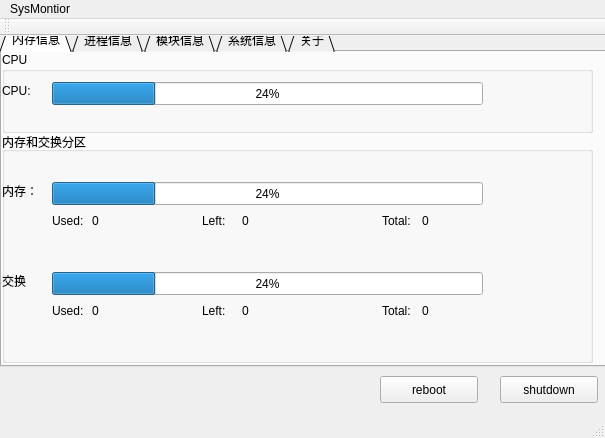
<?xml version="1.0" encoding="UTF-8"?>
<ui version="4.0">
 <class>MainWindow</class>
 <widget class="QMainWindow" name="MainWindow">
  <property name="geometry">
   <rect>
    <x>0</x>
    <y>0</y>
    <width>605</width>
    <height>438</height>
   </rect>
  </property>
  <property name="windowTitle">
   <string>MainWindow</string>
  </property>
  <widget class="QWidget" name="centralWidget">
   <widget class="QTabWidget" name="tabWidget_INFO">
    <property name="geometry">
     <rect>
      <x>0</x>
      <y>-10</y>
      <width>611</width>
      <height>341</height>
     </rect>
    </property>
    <property name="cursor">
     <cursorShape>WaitCursor</cursorShape>
    </property>
    <property name="tabShape">
     <enum>QTabWidget::Triangular</enum>
    </property>
    <property name="currentIndex">
     <number>0</number>
    </property>
    <property name="movable">
     <bool>false</bool>
    </property>
    <widget class="QWidget" name="MemoryInfo">
     <property name="toolTip">
      <string>&lt;html&gt;&lt;head/&gt;&lt;body&gt;&lt;p&gt;内存信息&lt;/p&gt;&lt;/body&gt;&lt;/html&gt;</string>
     </property>
     <property name="whatsThis">
      <string>&lt;html&gt;&lt;head/&gt;&lt;body&gt;&lt;p&gt;内存信息&lt;/p&gt;&lt;/body&gt;&lt;/html&gt;</string>
     </property>
     <attribute name="title">
      <string>内存信息</string>
     </attribute>
     <widget class="QGroupBox" name="groupBox">
      <property name="geometry">
       <rect>
        <x>0</x>
        <y>0</y>
        <width>591</width>
        <height>81</height>
       </rect>
      </property>
      <property name="title">
       <string>CPU</string>
      </property>
      <widget class="QProgressBar" name="progressBar_CPU">
       <property name="geometry">
        <rect>
         <x>50</x>
         <y>30</y>
         <width>431</width>
         <height>23</height>
        </rect>
       </property>
       <property name="value">
        <number>24</number>
       </property>
      </widget>
      <widget class="QLabel" name="label_11">
       <property name="geometry">
        <rect>
         <x>0</x>
         <y>30</y>
         <width>66</width>
         <height>17</height>
        </rect>
       </property>
       <property name="text">
        <string>CPU:</string>
       </property>
      </widget>
     </widget>
     <widget class="QGroupBox" name="groupBox_2">
      <property name="geometry">
       <rect>
        <x>0</x>
        <y>80</y>
        <width>591</width>
        <height>231</height>
       </rect>
      </property>
      <property name="title">
       <string>内存和交换分区</string>
      </property>
      <widget class="QProgressBar" name="progressBar_RAM">
       <property name="geometry">
        <rect>
         <x>50</x>
         <y>50</y>
         <width>431</width>
         <height>23</height>
        </rect>
       </property>
       <property name="value">
        <number>24</number>
       </property>
      </widget>
      <widget class="QProgressBar" name="progressBar_SWAP">
       <property name="geometry">
        <rect>
         <x>50</x>
         <y>140</y>
         <width>431</width>
         <height>23</height>
        </rect>
       </property>
       <property name="value">
        <number>24</number>
       </property>
      </widget>
      <widget class="QLabel" name="label_9">
       <property name="geometry">
        <rect>
         <x>0</x>
         <y>50</y>
         <width>66</width>
         <height>17</height>
        </rect>
       </property>
       <property name="text">
        <string>内存：</string>
       </property>
      </widget>
      <widget class="QLabel" name="label_10">
       <property name="geometry">
        <rect>
         <x>0</x>
         <y>140</y>
         <width>66</width>
         <height>17</height>
        </rect>
       </property>
       <property name="text">
        <string>交换</string>
       </property>
      </widget>
      <widget class="QLabel" name="label_12">
       <property name="geometry">
        <rect>
         <x>50</x>
         <y>80</y>
         <width>66</width>
         <height>17</height>
        </rect>
       </property>
       <property name="text">
        <string>Used:</string>
       </property>
      </widget>
      <widget class="QLabel" name="label_13">
       <property name="geometry">
        <rect>
         <x>200</x>
         <y>80</y>
         <width>66</width>
         <height>17</height>
        </rect>
       </property>
       <property name="text">
        <string>Left:</string>
       </property>
      </widget>
      <widget class="QLabel" name="label_14">
       <property name="geometry">
        <rect>
         <x>380</x>
         <y>80</y>
         <width>66</width>
         <height>17</height>
        </rect>
       </property>
       <property name="text">
        <string>Total:</string>
       </property>
      </widget>
      <widget class="QLabel" name="label_15">
       <property name="geometry">
        <rect>
         <x>380</x>
         <y>170</y>
         <width>66</width>
         <height>17</height>
        </rect>
       </property>
       <property name="text">
        <string>Total:</string>
       </property>
      </widget>
      <widget class="QLabel" name="label_16">
       <property name="geometry">
        <rect>
         <x>50</x>
         <y>170</y>
         <width>66</width>
         <height>17</height>
        </rect>
       </property>
       <property name="text">
        <string>Used:</string>
       </property>
      </widget>
      <widget class="QLabel" name="label_20">
       <property name="geometry">
        <rect>
         <x>200</x>
         <y>170</y>
         <width>66</width>
         <height>17</height>
        </rect>
       </property>
       <property name="text">
        <string>Left:</string>
       </property>
      </widget>
      <widget class="QLabel" name="label_RAM_Used">
       <property name="geometry">
        <rect>
         <x>90</x>
         <y>80</y>
         <width>66</width>
         <height>17</height>
        </rect>
       </property>
       <property name="text">
        <string>0</string>
       </property>
      </widget>
      <widget class="QLabel" name="label_RAM_Left">
       <property name="geometry">
        <rect>
         <x>240</x>
         <y>80</y>
         <width>66</width>
         <height>17</height>
        </rect>
       </property>
       <property name="text">
        <string>0</string>
       </property>
      </widget>
      <widget class="QLabel" name="label_RAM_Total">
       <property name="geometry">
        <rect>
         <x>420</x>
         <y>80</y>
         <width>66</width>
         <height>17</height>
        </rect>
       </property>
       <property name="text">
        <string>0</string>
       </property>
      </widget>
      <widget class="QLabel" name="label_SWAP_Total">
       <property name="geometry">
        <rect>
         <x>420</x>
         <y>170</y>
         <width>66</width>
         <height>17</height>
        </rect>
       </property>
       <property name="text">
        <string>0</string>
       </property>
      </widget>
      <widget class="QLabel" name="label_SWAP_Used">
       <property name="geometry">
        <rect>
         <x>90</x>
         <y>170</y>
         <width>66</width>
         <height>17</height>
        </rect>
       </property>
       <property name="text">
        <string>0</string>
       </property>
      </widget>
      <widget class="QLabel" name="label_SWAP_Left">
       <property name="geometry">
        <rect>
         <x>240</x>
         <y>170</y>
         <width>66</width>
         <height>17</height>
        </rect>
       </property>
       <property name="text">
        <string>0</string>
       </property>
      </widget>
     </widget>
    </widget>
    <widget class="QWidget" name="Process">
     <attribute name="title">
      <string>进程信息</string>
     </attribute>
     <widget class="QListWidget" name="listWidget_process">
      <property name="geometry">
       <rect>
        <x>0</x>
        <y>0</y>
        <width>421</width>
        <height>271</height>
       </rect>
      </property>
     </widget>
     <widget class="QPushButton" name="pushButton_pkill">
      <property name="geometry">
       <rect>
        <x>20</x>
        <y>280</y>
        <width>98</width>
        <height>27</height>
       </rect>
      </property>
      <property name="text">
       <string>kill</string>
      </property>
     </widget>
     <widget class="QPushButton" name="pushButton_prefresh">
      <property name="geometry">
       <rect>
        <x>170</x>
        <y>280</y>
        <width>98</width>
        <height>27</height>
       </rect>
      </property>
      <property name="text">
       <string>refresh</string>
      </property>
     </widget>
     <widget class="QLabel" name="label">
      <property name="geometry">
       <rect>
        <x>430</x>
        <y>30</y>
        <width>66</width>
        <height>17</height>
       </rect>
      </property>
      <property name="text">
       <string>进程数：</string>
      </property>
     </widget>
     <widget class="QLabel" name="label_pNum">
      <property name="geometry">
       <rect>
        <x>490</x>
        <y>30</y>
        <width>66</width>
        <height>17</height>
       </rect>
      </property>
      <property name="text">
       <string>0</string>
      </property>
     </widget>
     <widget class="QLabel" name="label_2">
      <property name="geometry">
       <rect>
        <x>430</x>
        <y>60</y>
        <width>66</width>
        <height>17</height>
       </rect>
      </property>
      <property name="text">
       <string>运行数：</string>
      </property>
     </widget>
     <widget class="QLabel" name="label_3">
      <property name="geometry">
       <rect>
        <x>430</x>
        <y>100</y>
        <width>66</width>
        <height>17</height>
       </rect>
      </property>
      <property name="text">
       <string>睡眠数：</string>
      </property>
     </widget>
     <widget class="QLabel" name="label_4">
      <property name="geometry">
       <rect>
        <x>430</x>
        <y>140</y>
        <width>66</width>
        <height>17</height>
       </rect>
      </property>
      <property name="text">
       <string>浆死数：</string>
      </property>
     </widget>
     <widget class="QLabel" name="label_pRun">
      <property name="geometry">
       <rect>
        <x>490</x>
        <y>60</y>
        <width>66</width>
        <height>17</height>
       </rect>
      </property>
      <property name="text">
       <string>0</string>
      </property>
     </widget>
     <widget class="QLabel" name="label_pSleep">
      <property name="geometry">
       <rect>
        <x>490</x>
        <y>100</y>
        <width>66</width>
        <height>17</height>
       </rect>
      </property>
      <property name="text">
       <string>0</string>
      </property>
     </widget>
     <widget class="QLabel" name="label_pZombie">
      <property name="geometry">
       <rect>
        <x>490</x>
        <y>140</y>
        <width>66</width>
        <height>17</height>
       </rect>
      </property>
      <property name="text">
       <string>0</string>
      </property>
     </widget>
    </widget>
    <widget class="QWidget" name="Module">
     <attribute name="title">
      <string>模块信息</string>
     </attribute>
     <widget class="QPushButton" name="pushButton_Model_install">
      <property name="geometry">
       <rect>
        <x>20</x>
        <y>280</y>
        <width>98</width>
        <height>27</height>
       </rect>
      </property>
      <property name="text">
       <string>Install</string>
      </property>
     </widget>
     <widget class="QPushButton" name="pushButton_Model_remove">
      <property name="geometry">
       <rect>
        <x>180</x>
        <y>280</y>
        <width>98</width>
        <height>27</height>
       </rect>
      </property>
      <property name="text">
       <string>Romove</string>
      </property>
     </widget>
     <widget class="QPushButton" name="pushButton_Model_refresh">
      <property name="geometry">
       <rect>
        <x>350</x>
        <y>280</y>
        <width>98</width>
        <height>27</height>
       </rect>
      </property>
      <property name="text">
       <string>refresh</string>
      </property>
     </widget>
     <widget class="QListWidget" name="listWidget_model">
      <property name="geometry">
       <rect>
        <x>0</x>
        <y>0</y>
        <width>561</width>
        <height>271</height>
       </rect>
      </property>
     </widget>
    </widget>
    <widget class="QWidget" name="System">
     <attribute name="title">
      <string>系统信息</string>
     </attribute>
     <widget class="QGroupBox" name="groupBox_3">
      <property name="geometry">
       <rect>
        <x>0</x>
        <y>0</y>
        <width>591</width>
        <height>171</height>
       </rect>
      </property>
      <property name="title">
       <string>处理器信息</string>
      </property>
      <widget class="QLabel" name="label_5">
       <property name="geometry">
        <rect>
         <x>50</x>
         <y>30</y>
         <width>66</width>
         <height>17</height>
        </rect>
       </property>
       <property name="text">
        <string>CPU名称：</string>
       </property>
      </widget>
      <widget class="QLabel" name="label_6">
       <property name="geometry">
        <rect>
         <x>50</x>
         <y>60</y>
         <width>66</width>
         <height>17</height>
        </rect>
       </property>
       <property name="text">
        <string>CPU类型：</string>
       </property>
      </widget>
      <widget class="QLabel" name="label_7">
       <property name="geometry">
        <rect>
         <x>50</x>
         <y>90</y>
         <width>66</width>
         <height>17</height>
        </rect>
       </property>
       <property name="text">
        <string>CPU频率：</string>
       </property>
      </widget>
      <widget class="QLabel" name="label_8">
       <property name="geometry">
        <rect>
         <x>50</x>
         <y>120</y>
         <width>81</width>
         <height>17</height>
        </rect>
       </property>
       <property name="text">
        <string>Cache大小：</string>
       </property>
      </widget>
      <widget class="QLabel" name="label_CPUName">
       <property name="geometry">
        <rect>
         <x>140</x>
         <y>30</y>
         <width>321</width>
         <height>17</height>
        </rect>
       </property>
       <property name="text">
        <string>未知</string>
       </property>
      </widget>
      <widget class="QLabel" name="label_CPUType">
       <property name="geometry">
        <rect>
         <x>140</x>
         <y>60</y>
         <width>151</width>
         <height>17</height>
        </rect>
       </property>
       <property name="text">
        <string>未知</string>
       </property>
      </widget>
      <widget class="QLabel" name="label_CPUFrequency">
       <property name="geometry">
        <rect>
         <x>140</x>
         <y>90</y>
         <width>66</width>
         <height>17</height>
        </rect>
       </property>
       <property name="text">
        <string>未知</string>
       </property>
      </widget>
      <widget class="QLabel" name="label_CatheCapacity">
       <property name="geometry">
        <rect>
         <x>140</x>
         <y>120</y>
         <width>66</width>
         <height>17</height>
        </rect>
       </property>
       <property name="text">
        <string>未知</string>
       </property>
      </widget>
     </widget>
     <widget class="QGroupBox" name="groupBox_4">
      <property name="geometry">
       <rect>
        <x>0</x>
        <y>180</y>
        <width>591</width>
        <height>121</height>
       </rect>
      </property>
      <property name="title">
       <string>操作系统信息</string>
      </property>
      <widget class="QLabel" name="label_17">
       <property name="geometry">
        <rect>
         <x>70</x>
         <y>30</y>
         <width>111</width>
         <height>17</height>
        </rect>
       </property>
       <property name="text">
        <string>操作系统类型：</string>
       </property>
      </widget>
      <widget class="QLabel" name="label_18">
       <property name="geometry">
        <rect>
         <x>70</x>
         <y>60</y>
         <width>111</width>
         <height>17</height>
        </rect>
       </property>
       <property name="text">
        <string>操作系统版本：</string>
       </property>
      </widget>
      <widget class="QLabel" name="label_19">
       <property name="geometry">
        <rect>
         <x>70</x>
         <y>90</y>
         <width>111</width>
         <height>17</height>
        </rect>
       </property>
       <property name="text">
        <string>GCC编译器：</string>
       </property>
      </widget>
      <widget class="QLabel" name="label_SystemType">
       <property name="geometry">
        <rect>
         <x>190</x>
         <y>30</y>
         <width>151</width>
         <height>17</height>
        </rect>
       </property>
       <property name="text">
        <string>未知</string>
       </property>
      </widget>
      <widget class="QLabel" name="label_SystemVersion">
       <property name="geometry">
        <rect>
         <x>190</x>
         <y>60</y>
         <width>281</width>
         <height>17</height>
        </rect>
       </property>
       <property name="text">
        <string>未知</string>
       </property>
      </widget>
      <widget class="QLabel" name="label_GCCVersion">
       <property name="geometry">
        <rect>
         <x>190</x>
         <y>90</y>
         <width>291</width>
         <height>17</height>
        </rect>
       </property>
       <property name="text">
        <string>未知</string>
       </property>
      </widget>
     </widget>
    </widget>
    <widget class="QWidget" name="tab">
     <attribute name="title">
      <string>关于</string>
     </attribute>
     <widget class="QLabel" name="label_21">
      <property name="geometry">
       <rect>
        <x>20</x>
        <y>30</y>
        <width>66</width>
        <height>17</height>
       </rect>
      </property>
      <property name="text">
       <string>项目名：</string>
      </property>
     </widget>
     <widget class="QLabel" name="label_22">
      <property name="geometry">
       <rect>
        <x>100</x>
        <y>30</y>
        <width>191</width>
        <height>17</height>
       </rect>
      </property>
      <property name="text">
       <string>Linux下Qt实现任务管理器</string>
      </property>
     </widget>
     <widget class="QLabel" name="label_23">
      <property name="geometry">
       <rect>
        <x>100</x>
        <y>70</y>
        <width>191</width>
        <height>17</height>
       </rect>
      </property>
      <property name="text">
       <string>ljheee  </string>
      </property>
     </widget>
     <widget class="QLabel" name="label_24">
      <property name="geometry">
       <rect>
        <x>20</x>
        <y>70</y>
        <width>66</width>
        <height>17</height>
       </rect>
      </property>
      <property name="text">
       <string>作者：</string>
      </property>
     </widget>
     <widget class="QLabel" name="label_25">
      <property name="geometry">
       <rect>
        <x>100</x>
        <y>110</y>
        <width>191</width>
        <height>17</height>
       </rect>
      </property>
      <property name="text">
       <string>2017-4-10</string>
      </property>
     </widget>
     <widget class="QLabel" name="label_26">
      <property name="geometry">
       <rect>
        <x>20</x>
        <y>110</y>
        <width>66</width>
        <height>17</height>
       </rect>
      </property>
      <property name="text">
       <string>时间：</string>
      </property>
     </widget>
     <widget class="QLabel" name="label_27">
      <property name="geometry">
       <rect>
        <x>100</x>
        <y>150</y>
        <width>191</width>
        <height>17</height>
       </rect>
      </property>
      <property name="text">
       <string>QQ554278334</string>
      </property>
     </widget>
     <widget class="QLabel" name="label_28">
      <property name="geometry">
       <rect>
        <x>20</x>
        <y>150</y>
        <width>66</width>
        <height>17</height>
       </rect>
      </property>
      <property name="text">
       <string>联系：</string>
      </property>
     </widget>
    </widget>
   </widget>
   <widget class="QPushButton" name="pushButton_reboot">
    <property name="geometry">
     <rect>
      <x>380</x>
      <y>340</y>
      <width>98</width>
      <height>27</height>
     </rect>
    </property>
    <property name="text">
     <string>reboot</string>
    </property>
   </widget>
   <widget class="QPushButton" name="pushButton_halt">
    <property name="geometry">
     <rect>
      <x>500</x>
      <y>340</y>
      <width>98</width>
      <height>27</height>
     </rect>
    </property>
    <property name="text">
     <string>shutdown</string>
    </property>
   </widget>
  </widget>
  <widget class="QMenuBar" name="menuBar">
   <property name="geometry">
    <rect>
     <x>0</x>
     <y>0</y>
     <width>605</width>
     <height>31</height>
    </rect>
   </property>
   <widget class="QMenu" name="menuSysMontior">
    <property name="title">
     <string>SysMontior</string>
    </property>
   </widget>
   <addaction name="menuSysMontior"/>
  </widget>
  <widget class="QToolBar" name="mainToolBar">
   <attribute name="toolBarArea">
    <enum>TopToolBarArea</enum>
   </attribute>
   <attribute name="toolBarBreak">
    <bool>false</bool>
   </attribute>
  </widget>
  <widget class="QStatusBar" name="statusBar"/>
 </widget>
 <layoutdefault spacing="6" margin="11"/>
 <resources/>
 <connections/>
</ui>
